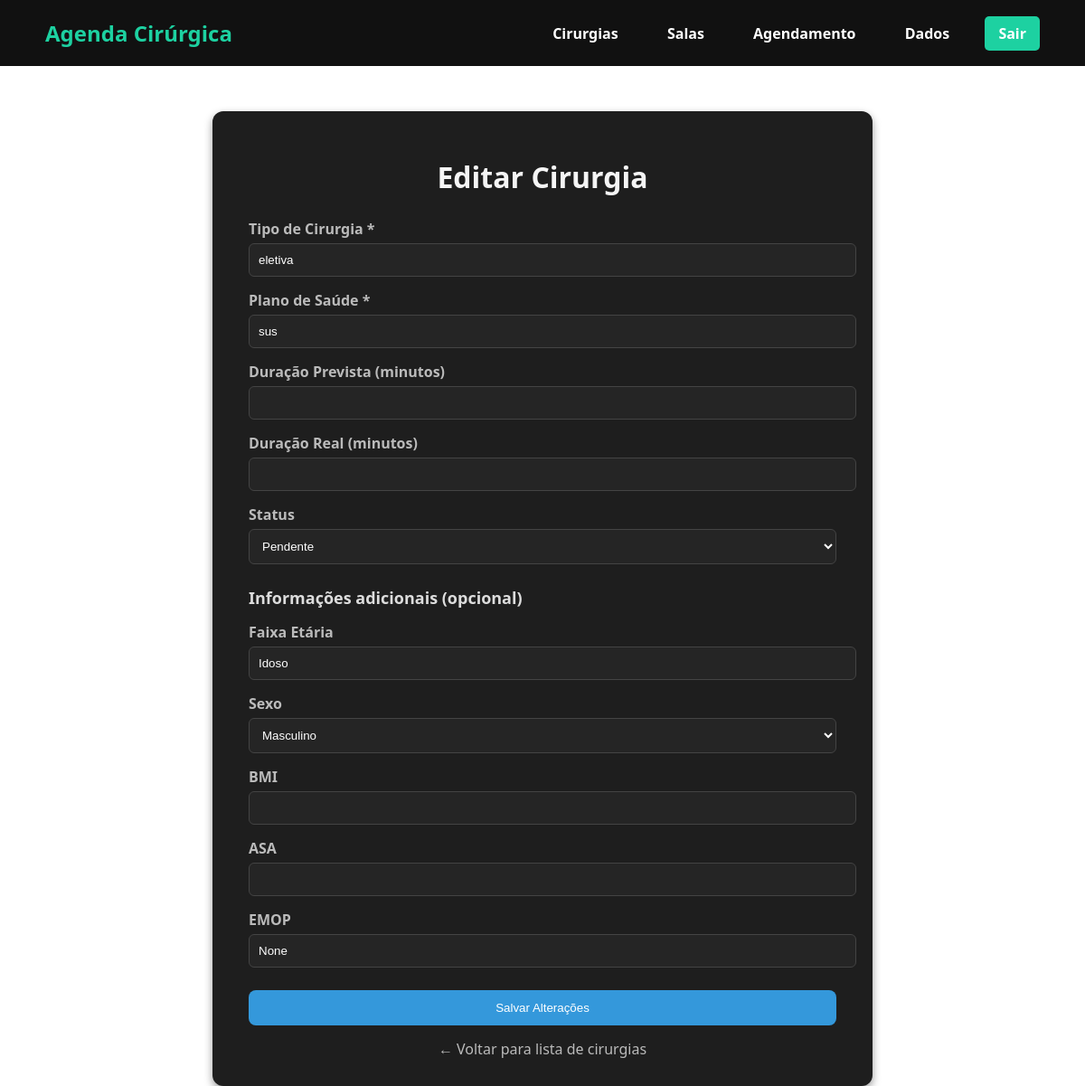
Page /cirurgias/editar/2 (signed in) on the committed database.
### tables this page shows
CREATE TABLE cirurgias (
    id INTEGER PRIMARY KEY AUTOINCREMENT,
    usuario_id INTEGER NOT NULL,
    tipo TEXT NOT NULL,
    plano TEXT NOT NULL,
    duracao_prevista INTEGER,
    duracao_real INTEGER,
    status TEXT DEFAULT 'pendente',
    FOREIGN KEY (usuario_id) REFERENCES usuarios(id)
);

CREATE TABLE cirurgia_caracteristicas (
    id INTEGER PRIMARY KEY AUTOINCREMENT,
    cirurgia_id INTEGER NOT NULL,
    opdur INTEGER,
    sex TEXT,
    bmi REAL,
    asa REAL,
    emop TEXT,
    department TEXT,
    optype TEXT,
    approach TEXT,
    position TEXT,
    ane_type TEXT,
    preop_htn TEXT,
    preop_dm TEXT,
    preop_pft TEXT,
    preop_hb REAL,
    preop_plt REAL,
    preop_pt REAL,
    preop_aptt REAL,
    preop_na REAL,
    preop_k REAL,
    preop_glucose REAL,
    preop_alb REAL,
    preop_got REAL,
    preop_gpt REAL,
    preop_bun REAL,
    preop_cr REAL,
    faixa_etaria TEXT,
    FOREIGN KEY (cirurgia_id) REFERENCES cirurgias(id)
);

### routes/cirurgia.py (the view, shortened to what this page needs)
@bp_cirurgia.route("/cirurgias/editar/<int:id>", methods=["GET", "POST"])
def editar_cirurgia(id):
    if "usuario_id" not in session:
        flash("Faça login para continuar.", "erro")
        return redirect(url_for("usuario.pagina_login"))
    cirurgia = Cirurgia.buscar_por_id(id)
    if not cirurgia:
        flash("Cirurgia não encontrada.", "erro")
        return redirect(url_for("cirurgia.listar_cirurgias_usuario"))
    caracteristicas = CirurgiaCaracteristicas.listar_por_cirurgia(cirurgia.id)
    if caracteristicas:
        caracteristicas = caracteristicas[0]  # Pega a primeira, pois só deve ter 1 registro
    else:
        caracteristicas = None
    return render_template("editar_cirurgia.html", cirurgia=cirurgia, caracteristicas=caracteristicas)

### models/cirurgia.py (called while the page is built)
    @staticmethod
    def buscar_por_id(cirurgia_id):
        conn = sqlite3.connect(DB_PATH)
        cursor = conn.cursor()
        cursor.execute("SELECT usuario_id, tipo, plano, duracao_prevista, duracao_real, status FROM cirurgias WHERE id=?", (cirurgia_id,))
        row = cursor.fetchone()
        conn.close()
        if row:
            return Cirurgia(row[0], row[1], row[2], row[3], row[4], row[5], id=cirurgia_id)
        return None

### templates/editar_cirurgia.html (shortened to what this page needs)
<!DOCTYPE html>
<html lang="pt-BR">
<head>
    <link rel="stylesheet" href="{{ url_for('static', filename='style.css') }}">
</head>
<body>
    <nav class="navbar">
        <div class="logo">
            <a href="{{ url_for('usuario.home') }}" class="logo-link">Agenda Cirúrgica</a>
        </div>
        <div class="nav-links">
            <a href="{{ url_for('cirurgia.listar_cirurgias_usuario') }}" class="active">Cirurgias</a>
            <a href="#">Salas</a>
            <a href="#">Agendamento</a>
            <a href="#">Dados</a>
            <a href="{{ url_for('usuario.logout') }}" class="btn-primary">Sair</a>
        </div>
    </nav>
    <div class="form-container">
        <h1>Editar Cirurgia</h1>
        <form method="POST">
            <label for="tipo">Tipo de Cirurgia *</label>
            <input type="text" name="tipo" id="tipo" value="{{ cirurgia.tipo }}" required>
            <label for="plano">Plano de Saúde *</label>
            <input type="text" name="plano" id="plano" value="{{ cirurgia.plano }}" required>
            <label for="duracao_prevista">Duração Prevista (minutos)</label>
            <input type="number" name="duracao_prevista" id="duracao_prevista" value="{{ cirurgia.duracao_prevista or '' }}">
            <label for="duracao_real">Duração Real (minutos)</label>
            <input type="number" name="duracao_real" id="duracao_real" value="{{ cirurgia.duracao_real or '' }}">
            <label for="status">Status</label>
            <select name="status" id="status">
                <option value="pendente" {% if cirurgia.status == 'pendente' %}selected{% endif %}>Pendente</option>
            </select>
            <div class="section-title">Informações adicionais (opcional)</div>
            <label for="faixa_etaria">Faixa Etária</label>
            <input type="text" name="faixa_etaria" id="faixa_etaria" value="{{ caracteristicas.faixa_etaria if caracteristicas else '' }}">
            <label for="sex">Sexo</label>
            <select name="sex" id="sex">
                <option value="M" {% if caracteristicas and caracteristicas.sex=='M' %}selected{% endif %}>Masculino</option>
            </select>
            <label for="bmi">BMI</label>
            <input type="number" step="0.1" name="bmi" id="bmi" value="{{ caracteristicas.bmi if caracteristicas else '' }}">
            <label for="asa">ASA</label>
            <input type="number" step="0.1" name="asa" id="asa" value="{{ caracteristicas.asa if caracteristicas else '' }}">
            <label for="emop">EMOP</label>
            <input type="text" name="emop" id="emop" value="{{ caracteristicas.emop if caracteristicas else '' }}">
            <button type="submit" class="btn-salvar">Salvar Alterações</button>
        </form>
        <a href="{{ url_for('cirurgia.listar_cirurgias_usuario') }}" class="btn-voltar">
            ← Voltar para lista de cirurgias
        </a>
    </div>
</body>
</html>

### static/style.css (style rules this page uses)
body, html { margin: 0; padding: 0; font-family: 'Segoe UI', Tahoma, Geneva, Verdana, sans-serif; height: 100%; }
.navbar { display: flex; justify-content: space-between; align-items: center; padding: 20px 50px; background-color: #111; color: white; }
.navbar .logo { font-size: 24px; font-weight: bold; color: #1dd1a1; }
.navbar .nav-links a { color: white; margin-left: 20px; text-decoration: none; font-weight: bold; padding: 8px 15px; border-radius: 5px; transition: 0.3s; }
.navbar .nav-links .btn-primary { background-color: #1dd1a1; }
.logo-link { text-decoration: none; color: #1dd1a1; font-weight: bold; }

### templates/editar_cirurgia.html (style rules this page uses)
.form-container { max-width: 650px; margin: 50px auto; background-color: #1e1e1e; padding: 30px 40px; border-radius: 12px; color: #f5f5f5; box-shadow: 0 4px 10px rgba(0,0,0,0.4); }
h1 { text-align: center; margin-bottom: 25px; }
label { display: block; margin-top: 15px; font-weight: bold; color: #bbb; }
select, input[type="text"], input[type="number"] { width: 100%; padding: 10px; border-radius: 6px; border: 1px solid #444; margin-top: 5px; background-color: #252525; color: #fff; }
.btn-salvar { width: 100%; margin-top: 25px; background-color: #3498db; color: #fff; padding: 12px; border: none; border-radius: 8px; cursor: pointer; transition: 0.3s; }
.btn-voltar { display: inline-block; margin-top: 15px; color: #bbb; text-decoration: none; text-align: center; width: 100%; }
.section-title { margin-top: 25px; font-size: 18px; font-weight: bold; color: #ddd; }

### rows in the picture
cirurgias: tipo "eletiva", plano "sus", status "Pendente"
cirurgia_caracteristicas: faixa_etaria "Idoso", sex "Masculino"
